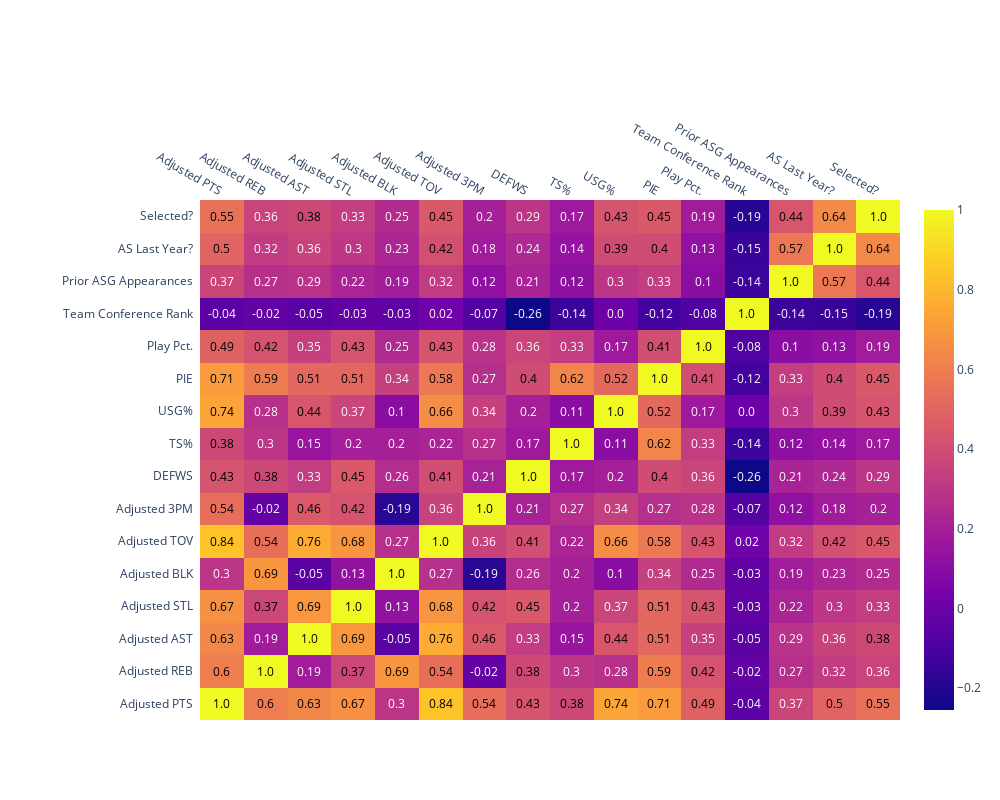

Write notebook code for a chart like this one.
### Code cell
# Heat Map to show correlation between different features
import plotly.figure_factory as ff
from plotly.offline import iplot
corrs=df_train.corr()
# Plotting Heatmap to know about Correlation
figure=ff.create_annotated_heatmap(z=corrs.values,x=list(corrs.columns),
    y=list(corrs.index),
    annotation_text=corrs.round(2).values,
    showscale=True)
figure.layout.margin = dict(l=200, t=200)
figure.layout.height = 800
figure.layout.width = 1000
iplot(figure)

### Figure 1 — Plotly figure (JSON) as saved in the notebook; plotly's stock layout.template omitted (floating-point values rounded to 4 significant figures; data arrays with more than 128 entries replaced by an {"elided": "..."} marker saying what was removed)
{"data": [{"colorscale": [[0, "#0d0887"], [0.1111, "#46039f"], [0.2222, "#7201a8"], [0.3333, "#9c179e"], [0.4444, "#bd3786"], [0.5556, "#d8576b"], [0.6667, "#ed7953"], [0.7778, "#fb9f3a"], [0.8889, "#fdca26"], [1, "#f0f921"]], "reversescale": false, "showscale": true, "type": "heatmap", "x": ["Adjusted PTS", "Adjusted REB", "Adjusted AST", "Adjusted STL", "Adjusted BLK", "Adjusted TOV", "Adjusted 3PM", "DEFWS", "TS%", "USG%", "PIE", "Play Pct.", "Team Conference Rank", "Prior ASG Appearances", "AS Last Year?", "Selected?"], "y": ["Adjusted PTS", "Adjusted REB", "Adjusted AST", "Adjusted STL", "Adjusted BLK", "Adjusted TOV", "Adjusted 3PM", "DEFWS", "TS%", "USG%", "PIE", "Play Pct.", "Team Conference Rank", "Prior ASG Appearances", "AS Last Year?", "Selected?"], "z": {"elided": "16x16 float values"}}], "layout": {"annotations": [{"font": {"color": "#000000"}, "showarrow": false, "text": "1.0", "x": "Adjusted PTS", "xref": "x", "y": "Adjusted PTS", "yref": "y"}, {"font": {"color": "#000000"}, "showarrow": false, "text": "0.6", "x": "Adjusted REB", "xref": "x", "y": "Adjusted PTS", "yref": "y"}, {"font": {"color": "#000000"}, "showarrow": false, "text": "0.63", "x": "Adjusted AST", "xref": "x", "y": "Adjusted PTS", "yref": "y"}, {"font": {"color": "#000000"}, "showarrow": false, "text": "0.67", "x": "Adjusted STL", "xref": "x", "y": "Adjusted PTS", "yref": "y"}, {"font": {"color": "#FFFFFF"}, "showarrow": false, "text": "0.3", "x": "Adjusted BLK", "xref": "x", "y": "Adjusted PTS", "yref": "y"}, {"font": {"color": "#000000"}, "showarrow": false, "text": "0.84", "x": "Adjusted TOV", "xref": "x", "y": "Adjusted PTS", "yref": "y"}, {"font": {"color": "#000000"}, "showarrow": false, "text": "0.54", "x": "Adjusted 3PM", "xref": "x", "y": "Adjusted PTS", "yref": "y"}, {"font": {"color": "#000000"}, "showarrow": false, "text": "0.43", "x": "DEFWS", "xref": "x", "y": "Adjusted PTS", "yref": "y"}, {"font": {"color": "#000000"}, "showarrow": false, "text": "0.38", "x": "TS%", "xref": "x", "y": "Adjusted PTS", "yref": "y"}, {"font": {"color": "#000000"}, "showarrow": false, "text": "0.74", "x": "USG%", "xref": "x", "y": "Adjusted PTS", "yref": "y"}, {"font": {"color": "#000000"}, "showarrow": false, "text": "0.71", "x": "PIE", "xref": "x", "y": "Adjusted PTS", "yref": "y"}, {"font": {"color": "#000000"}, "showarrow": false, "text": "0.49", "x": "Play Pct.", "xref": "x", "y": "Adjusted PTS", "yref": "y"}, {"font": {"color": "#FFFFFF"}, "showarrow": false, "text": "-0.04", "x": "Team Conference Rank", "xref": "x", "y": "Adjusted PTS", "yref": "y"}, {"font": {"color": "#FFFFFF"}, "showarrow": false, "text": "0.37", "x": "Prior ASG Appearances", "xref": "x", "y": "Adjusted PTS", "yref": "y"}, {"font": {"color": "#000000"}, "showarrow": false, "text": "0.5", "x": "AS Last Year?", "xref": "x", "y": "Adjusted PTS", "yref": "y"}, {"font": {"color": "#000000"}, "showarrow": false, "text": "0.55", "x": "Selected?", "xref": "x", "y": "Adjusted PTS", "yref": "y"}, {"font": {"color": "#000000"}, "showarrow": false, "text": "0.6", "x": "Adjusted PTS", "xref": "x", "y": "Adjusted REB", "yref": "y"}, {"font": {"color": "#000000"}, "showarrow": false, "text": "1.0", "x": "Adjusted REB", "xref": "x", "y": "Adjusted REB", "yref": "y"}, {"font": {"color": "#FFFFFF"}, "showarrow": false, "text": "0.19", "x": "Adjusted AST", "xref": "x", "y": "Adjusted REB", "yref": "y"}, {"font": {"color": "#000000"}, "showarrow": false, "text": "0.37", "x": "Adjusted STL", "xref": "x", "y": "Adjusted REB", "yref": "y"}, {"font": {"color": "#000000"}, "showarrow": false, "text": "0.69", "x": "Adjusted BLK", "xref": "x", "y": "Adjusted REB", "yref": "y"}, {"font": {"color": "#000000"}, "showarrow": false, "text": "0.54", "x": "Adjusted TOV", "xref": "x", "y": "Adjusted REB", "yref": "y"}, {"font": {"color": "#FFFFFF"}, "showarrow": false, "text": "-0.02", "x": "Adjusted 3PM", "xref": "x", "y": "Adjusted REB", "yref": "y"}, {"font": {"color": "#000000"}, "showarrow": false, "text": "0.38", "x": "DEFWS", "xref": "x", "y": "Adjusted REB", "yref": "y"}, {"font": {"color": "#FFFFFF"}, "showarrow": false, "text": "0.3", "x": "TS%", "xref": "x", "y": "Adjusted REB", "yref": "y"}, {"font": {"color": "#FFFFFF"}, "showarrow": false, "text": "0.28", "x": "USG%", "xref": "x", "y": "Adjusted REB", "yref": "y"}, {"font": {"color": "#000000"}, "showarrow": false, "text": "0.59", "x": "PIE", "xref": "x", "y": "Adjusted REB", "yref": "y"}, {"font": {"color": "#000000"}, "showarrow": false, "text": "0.42", "x": "Play Pct.", "xref": "x", "y": "Adjusted REB", "yref": "y"}, {"font": {"color": "#FFFFFF"}, "showarrow": false, "text": "-0.02", "x": "Team Conference Rank", "xref": "x", "y": "Adjusted REB", "yref": "y"}, {"font": {"color": "#FFFFFF"}, "showarrow": false, "text": "0.27", "x": "Prior ASG Appearances", "xref": "x", "y": "Adjusted REB", "yref": "y"}, {"font": {"color": "#FFFFFF"}, "showarrow": false, "text": "0.32", "x": "AS Last Year?", "xref": "x", "y": "Adjusted REB", "yref": "y"}, {"font": {"color": "#FFFFFF"}, "showarrow": false, "text": "0.36", "x": "Selected?", "xref": "x", "y": "Adjusted REB", "yref": "y"}, {"font": {"color": "#000000"}, "showarrow": false, "text": "0.63", "x": "Adjusted PTS", "xref": "x", "y": "Adjusted AST", "yref": "y"}, {"font": {"color": "#FFFFFF"}, "showarrow": false, "text": "0.19", "x": "Adjusted REB", "xref": "x", "y": "Adjusted AST", "yref": "y"}, {"font": {"color": "#000000"}, "showarrow": false, "text": "1.0", "x": "Adjusted AST", "xref": "x", "y": "Adjusted AST", "yref": "y"}, {"font": {"color": "#000000"}, "showarrow": false, "text": "0.69", "x": "Adjusted STL", "xref": "x", "y": "Adjusted AST", "yref": "y"}, {"font": {"color": "#FFFFFF"}, "showarrow": false, "text": "-0.05", "x": "Adjusted BLK", "xref": "x", "y": "Adjusted AST", "yref": "y"}, {"font": {"color": "#000000"}, "showarrow": false, "text": "0.76", "x": "Adjusted TOV", "xref": "x", "y": "Adjusted AST", "yref": "y"}, {"font": {"color": "#000000"}, "showarrow": false, "text": "0.46", "x": "Adjusted 3PM", "xref": "x", "y": "Adjusted AST", "yref": "y"}, {"font": {"color": "#FFFFFF"}, "showarrow": false, "text": "0.33", "x": "DEFWS", "xref": "x", "y": "Adjusted AST", "yref": "y"}, {"font": {"color": "#FFFFFF"}, "showarrow": false, "text": "0.15", "x": "TS%", "xref": "x", "y": "Adjusted AST", "yref": "y"}, {"font": {"color": "#000000"}, "showarrow": false, "text": "0.44", "x": "USG%", "xref": "x", "y": "Adjusted AST", "yref": "y"}, {"font": {"color": "#000000"}, "showarrow": false, "text": "0.51", "x": "PIE", "xref": "x", "y": "Adjusted AST", "yref": "y"}, {"font": {"color": "#FFFFFF"}, "showarrow": false, "text": "0.35", "x": "Play Pct.", "xref": "x", "y": "Adjusted AST", "yref": "y"}, {"font": {"color": "#FFFFFF"}, "showarrow": false, "text": "-0.05", "x": "Team Conference Rank", "xref": "x", "y": "Adjusted AST", "yref": "y"}, {"font": {"color": "#FFFFFF"}, "showarrow": false, "text": "0.29", "x": "Prior ASG Appearances", "xref": "x", "y": "Adjusted AST", "yref": "y"}, {"font": {"color": "#FFFFFF"}, "showarrow": false, "text": "0.36", "x": "AS Last Year?", "xref": "x", "y": "Adjusted AST", "yref": "y"}, {"font": {"color": "#000000"}, "showarrow": false, "text": "0.38", "x": "Selected?", "xref": "x", "y": "Adjusted AST", "yref": "y"}, {"font": {"color": "#000000"}, "showarrow": false, "text": "0.67", "x": "Adjusted PTS", "xref": "x", "y": "Adjusted STL", "yref": "y"}, {"font": {"color": "#000000"}, "showarrow": false, "text": "0.37", "x": "Adjusted REB", "xref": "x", "y": "Adjusted STL", "yref": "y"}, {"font": {"color": "#000000"}, "showarrow": false, "text": "0.69", "x": "Adjusted AST", "xref": "x", "y": "Adjusted STL", "yref": "y"}, {"font": {"color": "#000000"}, "showarrow": false, "text": "1.0", "x": "Adjusted STL", "xref": "x", "y": "Adjusted STL", "yref": "y"}, {"font": {"color": "#FFFFFF"}, "showarrow": false, "text": "0.13", "x": "Adjusted BLK", "xref": "x", "y": "Adjusted STL", "yref": "y"}, {"font": {"color": "#000000"}, "showarrow": false, "text": "0.68", "x": "Adjusted TOV", "xref": "x", "y": "Adjusted STL", "yref": "y"}, {"font": {"color": "#000000"}, "showarrow": false, "text": "0.42", "x": "Adjusted 3PM", "xref": "x", "y": "Adjusted STL", "yref": "y"}, {"font": {"color": "#000000"}, "showarrow": false, "text": "0.45", "x": "DEFWS", "xref": "x", "y": "Adjusted STL", "yref": "y"}, {"font": {"color": "#FFFFFF"}, "showarrow": false, "text": "0.2", "x": "TS%", "xref": "x", "y": "Adjusted STL", "yref": "y"}, {"font": {"color": "#FFFFFF"}, "showarrow": false, "text": "0.37", "x": "USG%", "xref": "x", "y": "Adjusted STL", "yref": "y"}, {"font": {"color": "#000000"}, "showarrow": false, "text": "0.51", "x": "PIE", "xref": "x", "y": "Adjusted STL", "yref": "y"}, {"font": {"color": "#000000"}, "showarrow": false, "text": "0.43", "x": "Play Pct.", "xref": "x", "y": "Adjusted STL", "yref": "y"}, {"font": {"color": "#FFFFFF"}, "showarrow": false, "text": "-0.03", "x": "Team Conference Rank", "xref": "x", "y": "Adjusted STL", "yref": "y"}, {"font": {"color": "#FFFFFF"}, "showarrow": false, "text": "0.22", "x": "Prior ASG Appearances", "xref": "x", "y": "Adjusted STL", "yref": "y"}, {"font": {"color": "#FFFFFF"}, "showarrow": false, "text": "0.3", "x": "AS Last Year?", "xref": "x", "y": "Adjusted STL", "yref": "y"}, {"font": {"color": "#FFFFFF"}, "showarrow": false, "text": "0.33", "x": "Selected?", "xref": "x", "y": "Adjusted STL", "yref": "y"}, {"font": {"color": "#FFFFFF"}, "showarrow": false, "text": "0.3", "x": "Adjusted PTS", "xref": "x", "y": "Adjusted BLK", "yref": "y"}, {"font": {"color": "#000000"}, "showarrow": false, "text": "0.69", "x": "Adjusted REB", "xref": "x", "y": "Adjusted BLK", "yref": "y"}, {"font": {"color": "#FFFFFF"}, "showarrow": false, "text": "-0.05", "x": "Adjusted AST", "xref": "x", "y": "Adjusted BLK", "yref": "y"}, {"font": {"color": "#FFFFFF"}, "showarrow": false, "text": "0.13", "x": "Adjusted STL", "xref": "x", "y": "Adjusted BLK", "yref": "y"}, {"font": {"color": "#000000"}, "showarrow": false, "text": "1.0", "x": "Adjusted BLK", "xref": "x", "y": "Adjusted BLK", "yref": "y"}, {"font": {"color": "#FFFFFF"}, "showarrow": false, "text": "0.27", "x": "Adjusted TOV", "xref": "x", "y": "Adjusted BLK", "yref": "y"}, {"font": {"color": "#FFFFFF"}, "showarrow": false, "text": "-0.19", "x": "Adjusted 3PM", "xref": "x", "y": "Adjusted BLK", "yref": "y"}, {"font": {"color": "#FFFFFF"}, "showarrow": false, "text": "0.26", "x": "DEFWS", "xref": "x", "y": "Adjusted BLK", "yref": "y"}, {"font": {"color": "#FFFFFF"}, "showarrow": false, "text": "0.2", "x": "TS%", "xref": "x", "y": "Adjusted BLK", "yref": "y"}, {"font": {"color": "#FFFFFF"}, "showarrow": false, "text": "0.1", "x": "USG%", "xref": "x", "y": "Adjusted BLK", "yref": "y"}, {"font": {"color": "#FFFFFF"}, "showarrow": false, "text": "0.34", "x": "PIE", "xref": "x", "y": "Adjusted BLK", "yref": "y"}, {"font": {"color": "#FFFFFF"}, "showarrow": false, "text": "0.25", "x": "Play Pct.", "xref": "x", "y": "Adjusted BLK", "yref": "y"}, {"font": {"color": "#FFFFFF"}, "showarrow": false, "text": "-0.03", "x": "Team Conference Rank", "xref": "x", "y": "Adjusted BLK", "yref": "y"}, {"font": {"color": "#FFFFFF"}, "showarrow": false, "text": "0.19", "x": "Prior ASG Appearances", "xref": "x", "y": "Adjusted BLK", "yref": "y"}, {"font": {"color": "#FFFFFF"}, "showarrow": false, "text": "0.23", "x": "AS Last Year?", "xref": "x", "y": "Adjusted BLK", "yref": "y"}, {"font": {"color": "#FFFFFF"}, "showarrow": false, "text": "0.25", "x": "Selected?", "xref": "x", "y": "Adjusted BLK", "yref": "y"}, {"font": {"color": "#000000"}, "showarrow": false, "text": "0.84", "x": "Adjusted PTS", "xref": "x", "y": "Adjusted TOV", "yref": "y"}, {"font": {"color": "#000000"}, "showarrow": false, "text": "0.54", "x": "Adjusted REB", "xref": "x", "y": "Adjusted TOV", "yref": "y"}, {"font": {"color": "#000000"}, "showarrow": false, "text": "0.76", "x": "Adjusted AST", "xref": "x", "y": "Adjusted TOV", "yref": "y"}, {"font": {"color": "#000000"}, "showarrow": false, "text": "0.68", "x": "Adjusted STL", "xref": "x", "y": "Adjusted TOV", "yref": "y"}, {"font": {"color": "#FFFFFF"}, "showarrow": false, "text": "0.27", "x": "Adjusted BLK", "xref": "x", "y": "Adjusted TOV", "yref": "y"}, {"font": {"color": "#000000"}, "showarrow": false, "text": "1.0", "x": "Adjusted TOV", "xref": "x", "y": "Adjusted TOV", "yref": "y"}, {"font": {"color": "#FFFFFF"}, "showarrow": false, "text": "0.36", "x": "Adjusted 3PM", "xref": "x", "y": "Adjusted TOV", "yref": "y"}, {"font": {"color": "#000000"}, "showarrow": false, "text": "0.41", "x": "DEFWS", "xref": "x", "y": "Adjusted TOV", "yref": "y"}, {"font": {"color": "#FFFFFF"}, "showarrow": false, "text": "0.22", "x": "TS%", "xref": "x", "y": "Adjusted TOV", "yref": "y"}, {"font": {"color": "#000000"}, "showarrow": false, "text": "0.66", "x": "USG%", "xref": "x", "y": "Adjusted TOV", "yref": "y"}, {"font": {"color": "#000000"}, "showarrow": false, "text": "0.58", "x": "PIE", "xref": "x", "y": "Adjusted TOV", "yref": "y"}, {"font": {"color": "#000000"}, "showarrow": false, "text": "0.43", "x": "Play Pct.", "xref": "x", "y": "Adjusted TOV", "yref": "y"}, {"font": {"color": "#FFFFFF"}, "showarrow": false, "text": "0.02", "x": "Team Conference Rank", "xref": "x", "y": "Adjusted TOV", "yref": "y"}, {"font": {"color": "#FFFFFF"}, "showarrow": false, "text": "0.32", "x": "Prior ASG Appearances", "xref": "x", "y": "Adjusted TOV", "yref": "y"}, {"font": {"color": "#000000"}, "showarrow": false, "text": "0.42", "x": "AS Last Year?", "xref": "x", "y": "Adjusted TOV", "yref": "y"}, {"font": {"color": "#000000"}, "showarrow": false, "text": "0.45", "x": "Selected?", "xref": "x", "y": "Adjusted TOV", "yref": "y"}, {"font": {"color": "#000000"}, "showarrow": false, "text": "0.54", "x": "Adjusted PTS", "xref": "x", "y": "Adjusted 3PM", "yref": "y"}, {"font": {"color": "#FFFFFF"}, "showarrow": false, "text": "-0.02", "x": "Adjusted REB", "xref": "x", "y": "Adjusted 3PM", "yref": "y"}, {"font": {"color": "#000000"}, "showarrow": false, "text": "0.46", "x": "Adjusted AST", "xref": "x", "y": "Adjusted 3PM", "yref": "y"}, {"font": {"color": "#000000"}, "showarrow": false, "text": "0.42", "x": "Adjusted STL", "xref": "x", "y": "Adjusted 3PM", "yref": "y"}, {"font": {"color": "#FFFFFF"}, "showarrow": false, "text": "-0.19", "x": "Adjusted BLK", "xref": "x", "y": "Adjusted 3PM", "yref": "y"}, {"font": {"color": "#FFFFFF"}, "showarrow": false, "text": "0.36", "x": "Adjusted TOV", "xref": "x", "y": "Adjusted 3PM", "yref": "y"}, {"font": {"color": "#000000"}, "showarrow": false, "text": "1.0", "x": "Adjusted 3PM", "xref": "x", "y": "Adjusted 3PM", "yref": "y"}, {"font": {"color": "#FFFFFF"}, "showarrow": false, "text": "0.21", "x": "DEFWS", "xref": "x", "y": "Adjusted 3PM", "yref": "y"}, {"font": {"color": "#FFFFFF"}, "showarrow": false, "text": "0.27", "x": "TS%", "xref": "x", "y": "Adjusted 3PM", "yref": "y"}, {"font": {"color": "#FFFFFF"}, "showarrow": false, "text": "0.34", "x": "USG%", "xref": "x", "y": "Adjusted 3PM", "yref": "y"}, {"font": {"color": "#FFFFFF"}, "showarrow": false, "text": "0.27", "x": "PIE", "xref": "x", "y": "Adjusted 3PM", "yref": "y"}, {"font": {"color": "#FFFFFF"}, "showarrow": false, "text": "0.28", "x": "Play Pct.", "xref": "x", "y": "Adjusted 3PM", "yref": "y"}, {"font": {"color": "#FFFFFF"}, "showarrow": false, "text": "-0.07", "x": "Team Conference Rank", "xref": "x", "y": "Adjusted 3PM", "yref": "y"}, {"font": {"color": "#FFFFFF"}, "showarrow": false, "text": "0.12", "x": "Prior ASG Appearances", "xref": "x", "y": "Adjusted 3PM", "yref": "y"}, {"font": {"color": "#FFFFFF"}, "showarrow": false, "text": "0.18", "x": "AS Last Year?", "xref": "x", "y": "Adjusted 3PM", "yref": "y"}, {"font": {"color": "#FFFFFF"}, "showarrow": false, "text": "0.2", "x": "Selected?", "xref": "x", "y": "Adjusted 3PM", "yref": "y"}, {"font": {"color": "#000000"}, "showarrow": false, "text": "0.43", "x": "Adjusted PTS", "xref": "x", "y": "DEFWS", "yref": "y"}, {"font": {"color": "#000000"}, "showarrow": false, "text": "0.38", "x": "Adjusted REB", "xref": "x", "y": "DEFWS", "yref": "y"}, {"font": {"color": "#FFFFFF"}, "showarrow": false, "text": "0.33", "x": "Adjusted AST", "xref": "x", "y": "DEFWS", "yref": "y"}, {"font": {"color": "#000000"}, "showarrow": false, "text": "0.45", "x": "Adjusted STL", "xref": "x", "y": "DEFWS", "yref": "y"}, {"font": {"color": "#FFFFFF"}, "showarrow": false, "text": "0.26", "x": "Adjusted BLK", "xref": "x", "y": "DEFWS", "yref": "y"}, {"font": {"color": "#000000"}, "showarrow": false, "text": "0.41", "x": "Adjusted TOV", "xref": "x", "y": "DEFWS", "yref": "y"}, {"font": {"color": "#FFFFFF"}, "showarrow": false, "text": "0.21", "x": "Adjusted 3PM", "xref": "x", "y": "DEFWS", "yref": "y"}, {"font": {"color": "#000000"}, "showarrow": false, "text": "1.0", "x": "DEFWS", "xref": "x", "y": "DEFWS", "yref": "y"}, {"font": {"color": "#FFFFFF"}, "showarrow": false, "text": "0.17", "x": "TS%", "xref": "x", "y": "DEFWS", "yref": "y"}, {"font": {"color": "#FFFFFF"}, "showarrow": false, "text": "0.2", "x": "USG%", "xref": "x", "y": "DEFWS", "yref": "y"}, {"font": {"color": "#000000"}, "showarrow": false, "text": "0.4", "x": "PIE", "xref": "x", "y": "DEFWS", "yref": "y"}, {"font": {"color": "#FFFFFF"}, "showarrow": false, "text": "0.36", "x": "Play Pct.", "xref": "x", "y": "DEFWS", "yref": "y"}, {"font": {"color": "#FFFFFF"}, "showarrow": false, "text": "-0.26", "x": "Team Conference Rank", "xref": "x", "y": "DEFWS", "yref": "y"}, {"font": {"color": "#FFFFFF"}, "showarrow": false, "text": "0.21", "x": "Prior ASG Appearances", "xref": "x", "y": "DEFWS", "yref": "y"}, {"font": {"color": "#FFFFFF"}, "showarrow": false, "text": "0.24", "x": "AS Last Year?", "xref": "x", "y": "DEFWS", "yref": "y"}, {"font": {"color": "#FFFFFF"}, "showarrow": false, "text": "0.29", "x": "Selected?", "xref": "x", "y": "DEFWS", "yref": "y"}, {"font": {"color": "#000000"}, "showarrow": false, "text": "0.38", "x": "Adjusted PTS", "xref": "x", "y": "TS%", "yref": "y"}, {"font": {"color": "#FFFFFF"}, "showarrow": false, "text": "0.3", "x": "Adjusted REB", "xref": "x", "y": "TS%", "yref": "y"}, {"font": {"color": "#FFFFFF"}, "showarrow": false, "text": "0.15", "x": "Adjusted AST", "xref": "x", "y": "TS%", "yref": "y"}, {"font": {"color": "#FFFFFF"}, "showarrow": false, "text": "0.2", "x": "Adjusted STL", "xref": "x", "y": "TS%", "yref": "y"}, {"font": {"color": "#FFFFFF"}, "showarrow": false, "text": "0.2", "x": "Adjusted BLK", "xref": "x", "y": "TS%", "yref": "y"}, {"font": {"color": "#FFFFFF"}, "showarrow": false, "text": "0.22", "x": "Adjusted TOV", "xref": "x", "y": "TS%", "yref": "y"}, {"font": {"color": "#FFFFFF"}, "showarrow": false, "text": "0.27", "x": "Adjusted 3PM", "xref": "x", "y": "TS%", "yref": "y"}, {"font": {"color": "#FFFFFF"}, "showarrow": false, "text": "0.17", "x": "DEFWS", "xref": "x", "y": "TS%", "yref": "y"}, {"font": {"color": "#000000"}, "showarrow": false, "text": "1.0", "x": "TS%", "xref": "x", "y": "TS%", "yref": "y"}, {"font": {"color": "#FFFFFF"}, "showarrow": false, "text": "0.11", "x": "USG%", "xref": "x", "y": "TS%", "yref": "y"}, {"font": {"color": "#000000"}, "showarrow": false, "text": "0.62", "x": "PIE", "xref": "x", "y": "TS%", "yref": "y"}, {"font": {"color": "#FFFFFF"}, "showarrow": false, "text": "0.33", "x": "Play Pct.", "xref": "x", "y": "TS%", "yref": "y"}, {"font": {"color": "#FFFFFF"}, "showarrow": false, "text": "-0.14", "x": "Team Conference Rank", "xref": "x", "y": "TS%", "yref": "y"}, {"font": {"color": "#FFFFFF"}, "showarrow": false, "text": "0.12", "x": "Prior ASG Appearances", "xref": "x", "y": "TS%", "yref": "y"}, {"font": {"color": "#FFFFFF"}, "showarrow": false, "text": "0.14", "x": "AS Last Year?", "xref": "x", "y": "TS%", "yref": "y"}, {"font": {"color": "#FFFFFF"}, "showarrow": false, "text": "0.17", "x": "Selected?", "xref": "x", "y": "TS%", "yref": "y"}, {"font": {"color": "#000000"}, "showarrow": false, "text": "0.74", "x": "Adjusted PTS", "xref": "x", "y": "USG%", "yref": "y"}, {"font": {"color": "#FFFFFF"}, "showarrow": false, "text": "0.28", "x": "Adjusted REB", "xref": "x", "y": "USG%", "yref": "y"}, {"font": {"color": "#000000"}, "showarrow": false, "text": "0.44", "x": "Adjusted AST", "xref": "x", "y": "USG%", "yref": "y"}, {"font": {"color": "#FFFFFF"}, "showarrow": false, "text": "0.37", "x": "Adjusted STL", "xref": "x", "y": "USG%", "yref": "y"}, {"font": {"color": "#FFFFFF"}, "showarrow": false, "text": "0.1", "x": "Adjusted BLK", "xref": "x", "y": "USG%", "yref": "y"}, {"font": {"color": "#000000"}, "showarrow": false, "text": "0.66", "x": "Adjusted TOV", "xref": "x", "y": "USG%", "yref": "y"}, {"font": {"color": "#FFFFFF"}, "showarrow": false, "text": "0.34", "x": "Adjusted 3PM", "xref": "x", "y": "USG%", "yref": "y"}, {"font": {"color": "#FFFFFF"}, "showarrow": false, "text": "0.2", "x": "DEFWS", "xref": "x", "y": "USG%", "yref": "y"}, {"font": {"color": "#FFFFFF"}, "showarrow": false, "text": "0.11", "x": "TS%", "xref": "x", "y": "USG%", "yref": "y"}, {"font": {"color": "#000000"}, "showarrow": false, "text": "1.0", "x": "USG%", "xref": "x", "y": "USG%", "yref": "y"}, {"font": {"color": "#000000"}, "showarrow": false, "text": "0.52", "x": "PIE", "xref": "x", "y": "USG%", "yref": "y"}, {"font": {"color": "#FFFFFF"}, "showarrow": false, "text": "0.17", "x": "Play Pct.", "xref": "x", "y": "USG%", "yref": "y"}, {"font": {"color": "#FFFFFF"}, "showarrow": false, "text": "0.0", "x": "Team Conference Rank", "xref": "x", "y": "USG%", "yref": "y"}, {"font": {"color": "#FFFFFF"}, "showarrow": false, "text": "0.3", "x": "Prior ASG Appearances", "xref": "x", "y": "USG%", "yref": "y"}, {"font": {"color": "#000000"}, "showarrow": false, "text": "0.39", "x": "AS Last Year?", "xref": "x", "y": "USG%", "yref": "y"}, {"font": {"color": "#000000"}, "showarrow": false, "text": "0.43", "x": "Selected?", "xref": "x", "y": "USG%", "yref": "y"}, {"font": {"color": "#000000"}, "showarrow": false, "text": "0.71", "x": "Adjusted PTS", "xref": "x", "y": "PIE", "yref": "y"}, {"font": {"color": "#000000"}, "showarrow": false, "text": "0.59", "x": "Adjusted REB", "xref": "x", "y": "PIE", "yref": "y"}, {"font": {"color": "#000000"}, "showarrow": false, "text": "0.51", "x": "Adjusted AST", "xref": "x", "y": "PIE", "yref": "y"}, {"font": {"color": "#000000"}, "showarrow": false, "text": "0.51", "x": "Adjusted STL", "xref": "x", "y": "PIE", "yref": "y"}, {"font": {"color": "#FFFFFF"}, "showarrow": false, "text": "0.34", "x": "Adjusted BLK", "xref": "x", "y": "PIE", "yref": "y"}, {"font": {"color": "#000000"}, "showarrow": false, "text": "0.58", "x": "Adjusted TOV", "xref": "x", "y": "PIE", "yref": "y"}, {"font": {"color": "#FFFFFF"}, "showarrow": false, "text": "0.27", "x": "Adjusted 3PM", "xref": "x", "y": "PIE", "yref": "y"}, {"font": {"color": "#000000"}, "showarrow": false, "text": "0.4", "x": "DEFWS", "xref": "x", "y": "PIE", "yref": "y"}, {"font": {"color": "#000000"}, "showarrow": false, "text": "0.62", "x": "TS%", "xref": "x", "y": "PIE", "yref": "y"}, {"font": {"color": "#000000"}, "showarrow": false, "text": "0.52", "x": "USG%", "xref": "x", "y": "PIE", "yref": "y"}, {"font": {"color": "#000000"}, "showarrow": false, "text": "1.0", "x": "PIE", "xref": "x", "y": "PIE", "yref": "y"}, {"font": {"color": "#000000"}, "showarrow": false, "text": "0.41", "x": "Play Pct.", "xref": "x", "y": "PIE", "yref": "y"}, {"font": {"color": "#FFFFFF"}, "showarrow": false, "text": "-0.12", "x": "Team Conference Rank", "xref": "x", "y": "PIE", "yref": "y"}, {"font": {"color": "#FFFFFF"}, "showarrow": false, "text": "0.33", "x": "Prior ASG Appearances", "xref": "x", "y": "PIE", "yref": "y"}, {"font": {"color": "#000000"}, "showarrow": false, "text": "0.4", "x": "AS Last Year?", "xref": "x", "y": "PIE", "yref": "y"}, {"font": {"color": "#000000"}, "showarrow": false, "text": "0.45", "x": "Selected?", "xref": "x", "y": "PIE", "yref": "y"}, {"font": {"color": "#000000"}, "showarrow": false, "text": "0.49", "x": "Adjusted PTS", "xref": "x", "y": "Play Pct.", "yref": "y"}, {"font": {"color": "#000000"}, "showarrow": false, "text": "0.42", "x": "Adjusted REB", "xref": "x", "y": "Play Pct.", "yref": "y"}, {"font": {"color": "#FFFFFF"}, "showarrow": false, "text": "0.35", "x": "Adjusted AST", "xref": "x", "y": "Play Pct.", "yref": "y"}, {"font": {"color": "#000000"}, "showarrow": false, "text": "0.43", "x": "Adjusted STL", "xref": "x", "y": "Play Pct.", "yref": "y"}, {"font": {"color": "#FFFFFF"}, "showarrow": false, "text": "0.25", "x": "Adjusted BLK", "xref": "x", "y": "Play Pct.", "yref": "y"}, {"font": {"color": "#000000"}, "showarrow": false, "text": "0.43", "x": "Adjusted TOV", "xref": "x", "y": "Play Pct.", "yref": "y"}, {"font": {"color": "#FFFFFF"}, "showarrow": false, "text": "0.28", "x": "Adjusted 3PM", "xref": "x", "y": "Play Pct.", "yref": "y"}, {"font": {"color": "#FFFFFF"}, "showarrow": false, "text": "0.36", "x": "DEFWS", "xref": "x", "y": "Play Pct.", "yref": "y"}, {"font": {"color": "#FFFFFF"}, "showarrow": false, "text": "0.33", "x": "TS%", "xref": "x", "y": "Play Pct.", "yref": "y"}, {"font": {"color": "#FFFFFF"}, "showarrow": false, "text": "0.17", "x": "USG%", "xref": "x", "y": "Play Pct.", "yref": "y"}, {"font": {"color": "#000000"}, "showarrow": false, "text": "0.41", "x": "PIE", "xref": "x", "y": "Play Pct.", "yref": "y"}, {"font": {"color": "#000000"}, "showarrow": false, "text": "1.0", "x": "Play Pct.", "xref": "x", "y": "Play Pct.", "yref": "y"}, {"font": {"color": "#FFFFFF"}, "showarrow": false, "text": "-0.08", "x": "Team Conference Rank", "xref": "x", "y": "Play Pct.", "yref": "y"}, {"font": {"color": "#FFFFFF"}, "showarrow": false, "text": "0.1", "x": "Prior ASG Appearances", "xref": "x", "y": "Play Pct.", "yref": "y"}, {"font": {"color": "#FFFFFF"}, "showarrow": false, "text": "0.13", "x": "AS Last Year?", "xref": "x", "y": "Play Pct.", "yref": "y"}, {"font": {"color": "#FFFFFF"}, "showarrow": false, "text": "0.19", "x": "Selected?", "xref": "x", "y": "Play Pct.", "yref": "y"}, {"font": {"color": "#FFFFFF"}, "showarrow": false, "text": "-0.04", "x": "Adjusted PTS", "xref": "x", "y": "Team Conference Rank", "yref": "y"}, {"font": {"color": "#FFFFFF"}, "showarrow": false, "text": "-0.02", "x": "Adjusted REB", "xref": "x", "y": "Team Conference Rank", "yref": "y"}, {"font": {"color": "#FFFFFF"}, "showarrow": false, "text": "-0.05", "x": "Adjusted AST", "xref": "x", "y": "Team Conference Rank", "yref": "y"}, {"font": {"color": "#FFFFFF"}, "showarrow": false, "text": "-0.03", "x": "Adjusted STL", "xref": "x", "y": "Team Conference Rank", "yref": "y"}, {"font": {"color": "#FFFFFF"}, "showarrow": false, "text": "-0.03", "x": "Adjusted BLK", "xref": "x", "y": "Team Conference Rank", "yref": "y"}, {"font": {"color": "#FFFFFF"}, "showarrow": false, "text": "0.02", "x": "Adjusted TOV", "xref": "x", "y": "Team Conference Rank", "yref": "y"}, {"font": {"color": "#FFFFFF"}, "showarrow": false, "text": "-0.07", "x": "Adjusted 3PM", "xref": "x", "y": "Team Conference Rank", "yref": "y"}, {"font": {"color": "#FFFFFF"}, "showarrow": false, "text": "-0.26", "x": "DEFWS", "xref": "x", "y": "Team Conference Rank", "yref": "y"}, {"font": {"color": "#FFFFFF"}, "showarrow": false, "text": "-0.14", "x": "TS%", "xref": "x", "y": "Team Conference Rank", "yref": "y"}, {"font": {"color": "#FFFFFF"}, "showarrow": false, "text": "0.0", "x": "USG%", "xref": "x", "y": "Team Conference Rank", "yref": "y"}, {"font": {"color": "#FFFFFF"}, "showarrow": false, "text": "-0.12", "x": "PIE", "xref": "x", "y": "Team Conference Rank", "yref": "y"}, {"font": {"color": "#FFFFFF"}, "showarrow": false, "text": "-0.08", "x": "Play Pct.", "xref": "x", "y": "Team Conference Rank", "yref": "y"}, {"font": {"color": "#000000"}, "showarrow": false, "text": "1.0", "x": "Team Conference Rank", "xref": "x", "y": "Team Conference Rank", "yref": "y"}, {"font": {"color": "#FFFFFF"}, "showarrow": false, "text": "-0.14", "x": "Prior ASG Appearances", "xref": "x", "y": "Team Conference Rank", "yref": "y"}, {"font": {"color": "#FFFFFF"}, "showarrow": false, "text": "-0.15", "x": "AS Last Year?", "xref": "x", "y": "Team Conference Rank", "yref": "y"}, {"font": {"color": "#FFFFFF"}, "showarrow": false, "text": "-0.19", "x": "Selected?", "xref": "x", "y": "Team Conference Rank", "yref": "y"}, {"font": {"color": "#FFFFFF"}, "showarrow": false, "text": "0.37", "x": "Adjusted PTS", "xref": "x", "y": "Prior ASG Appearances", "yref": "y"}, {"font": {"color": "#FFFFFF"}, "showarrow": false, "text": "0.27", "x": "Adjusted REB", "xref": "x", "y": "Prior ASG Appearances", "yref": "y"}, {"font": {"color": "#FFFFFF"}, "showarrow": false, "text": "0.29", "x": "Adjusted AST", "xref": "x", "y": "Prior ASG Appearances", "yref": "y"}, {"font": {"color": "#FFFFFF"}, "showarrow": false, "text": "0.22", "x": "Adjusted STL", "xref": "x", "y": "Prior ASG Appearances", "yref": "y"}, {"font": {"color": "#FFFFFF"}, "showarrow": false, "text": "0.19", "x": "Adjusted BLK", "xref": "x", "y": "Prior ASG Appearances", "yref": "y"}, {"font": {"color": "#FFFFFF"}, "showarrow": false, "text": "0.32", "x": "Adjusted TOV", "xref": "x", "y": "Prior ASG Appearances", "yref": "y"}, {"font": {"color": "#FFFFFF"}, "showarrow": false, "text": "0.12", "x": "Adjusted 3PM", "xref": "x", "y": "Prior ASG Appearances", "yref": "y"}, {"font": {"color": "#FFFFFF"}, "showarrow": false, "text": "0.21", "x": "DEFWS", "xref": "x", "y": "Prior ASG Appearances", "yref": "y"}, {"font": {"color": "#FFFFFF"}, "showarrow": false, "text": "0.12", "x": "TS%", "xref": "x", "y": "Prior ASG Appearances", "yref": "y"}, {"font": {"color": "#FFFFFF"}, "showarrow": false, "text": "0.3", "x": "USG%", "xref": "x", "y": "Prior ASG Appearances", "yref": "y"}, {"font": {"color": "#FFFFFF"}, "showarrow": false, "text": "0.33", "x": "PIE", "xref": "x", "y": "Prior ASG Appearances", "yref": "y"}, {"font": {"color": "#FFFFFF"}, "showarrow": false, "text": "0.1", "x": "Play Pct.", "xref": "x", "y": "Prior ASG Appearances", "yref": "y"}, {"font": {"color": "#FFFFFF"}, "showarrow": false, "text": "-0.14", "x": "Team Conference Rank", "xref": "x", "y": "Prior ASG Appearances", "yref": "y"}, {"font": {"color": "#000000"}, "showarrow": false, "text": "1.0", "x": "Prior ASG Appearances", "xref": "x", "y": "Prior ASG Appearances", "yref": "y"}, {"font": {"color": "#000000"}, "showarrow": false, "text": "0.57", "x": "AS Last Year?", "xref": "x", "y": "Prior ASG Appearances", "yref": "y"}, {"font": {"color": "#000000"}, "showarrow": false, "text": "0.44", "x": "Selected?", "xref": "x", "y": "Prior ASG Appearances", "yref": "y"}, {"font": {"color": "#000000"}, "showarrow": false, "text": "0.5", "x": "Adjusted PTS", "xref": "x", "y": "AS Last Year?", "yref": "y"}, {"font": {"color": "#FFFFFF"}, "showarrow": false, "text": "0.32", "x": "Adjusted REB", "xref": "x", "y": "AS Last Year?", "yref": "y"}, {"font": {"color": "#FFFFFF"}, "showarrow": false, "text": "0.36", "x": "Adjusted AST", "xref": "x", "y": "AS Last Year?", "yref": "y"}, {"font": {"color": "#FFFFFF"}, "showarrow": false, "text": "0.3", "x": "Adjusted STL", "xref": "x", "y": "AS Last Year?", "yref": "y"}, {"font": {"color": "#FFFFFF"}, "showarrow": false, "text": "0.23", "x": "Adjusted BLK", "xref": "x", "y": "AS Last Year?", "yref": "y"}, {"font": {"color": "#000000"}, "showarrow": false, "text": "0.42", "x": "Adjusted TOV", "xref": "x", "y": "AS Last Year?", "yref": "y"}, {"font": {"color": "#FFFFFF"}, "showarrow": false, "text": "0.18", "x": "Adjusted 3PM", "xref": "x", "y": "AS Last Year?", "yref": "y"}, {"font": {"color": "#FFFFFF"}, "showarrow": false, "text": "0.24", "x": "DEFWS", "xref": "x", "y": "AS Last Year?", "yref": "y"}, {"font": {"color": "#FFFFFF"}, "showarrow": false, "text": "0.14", "x": "TS%", "xref": "x", "y": "AS Last Year?", "yref": "y"}, {"font": {"color": "#000000"}, "showarrow": false, "text": "0.39", "x": "USG%", "xref": "x", "y": "AS Last Year?", "yref": "y"}, {"font": {"color": "#000000"}, "showarrow": false, "text": "0.4", "x": "PIE", "xref": "x", "y": "AS Last Year?", "yref": "y"}, {"font": {"color": "#FFFFFF"}, "showarrow": false, "text": "0.13", "x": "Play Pct.", "xref": "x", "y": "AS Last Year?", "yref": "y"}, {"font": {"color": "#FFFFFF"}, "showarrow": false, "text": "-0.15", "x": "Team Conference Rank", "xref": "x", "y": "AS Last Year?", "yref": "y"}, {"font": {"color": "#000000"}, "showarrow": false, "text": "0.57", "x": "Prior ASG Appearances", "xref": "x", "y": "AS Last Year?", "yref": "y"}, {"font": {"color": "#000000"}, "showarrow": false, "text": "1.0", "x": "AS Last Year?", "xref": "x", "y": "AS Last Year?", "yref": "y"}, {"font": {"color": "#000000"}, "showarrow": false, "text": "0.64", "x": "Selected?", "xref": "x", "y": "AS Last Year?", "yref": "y"}, {"font": {"color": "#000000"}, "showarrow": false, "text": "0.55", "x": "Adjusted PTS", "xref": "x", "y": "Selected?", "yref": "y"}, {"font": {"color": "#FFFFFF"}, "showarrow": false, "text": "0.36", "x": "Adjusted REB", "xref": "x", "y": "Selected?", "yref": "y"}, {"font": {"color": "#000000"}, "showarrow": false, "text": "0.38", "x": "Adjusted AST", "xref": "x", "y": "Selected?", "yref": "y"}, {"font": {"color": "#FFFFFF"}, "showarrow": false, "text": "0.33", "x": "Adjusted STL", "xref": "x", "y": "Selected?", "yref": "y"}, {"font": {"color": "#FFFFFF"}, "showarrow": false, "text": "0.25", "x": "Adjusted BLK", "xref": "x", "y": "Selected?", "yref": "y"}, {"font": {"color": "#000000"}, "showarrow": false, "text": "0.45", "x": "Adjusted TOV", "xref": "x", "y": "Selected?", "yref": "y"}, {"font": {"color": "#FFFFFF"}, "showarrow": false, "text": "0.2", "x": "Adjusted 3PM", "xref": "x", "y": "Selected?", "yref": "y"}, {"font": {"color": "#FFFFFF"}, "showarrow": false, "text": "0.29", "x": "DEFWS", "xref": "x", "y": "Selected?", "yref": "y"}, {"font": {"color": "#FFFFFF"}, "showarrow": false, "text": "0.17", "x": "TS%", "xref": "x", "y": "Selected?", "yref": "y"}, {"font": {"color": "#000000"}, "showarrow": false, "text": "0.43", "x": "USG%", "xref": "x", "y": "Selected?", "yref": "y"}, {"font": {"color": "#000000"}, "showarrow": false, "text": "0.45", "x": "PIE", "xref": "x", "y": "Selected?", "yref": "y"}, {"font": {"color": "#FFFFFF"}, "showarrow": false, "text": "0.19", "x": "Play Pct.", "xref": "x", "y": "Selected?", "yref": "y"}, {"font": {"color": "#FFFFFF"}, "showarrow": false, "text": "-0.19", "x": "Team Conference Rank", "xref": "x", "y": "Selected?", "yref": "y"}, {"font": {"color": "#000000"}, "showarrow": false, "text": "0.44", "x": "Prior ASG Appearances", "xref": "x", "y": "Selected?", "yref": "y"}, {"font": {"color": "#000000"}, "showarrow": false, "text": "0.64", "x": "AS Last Year?", "xref": "x", "y": "Selected?", "yref": "y"}, {"font": {"color": "#000000"}, "showarrow": false, "text": "1.0", "x": "Selected?", "xref": "x", "y": "Selected?", "yref": "y"}], "height": 800, "margin": {"l": 200, "t": 200}, "width": 1000, "xaxis": {"dtick": 1, "gridcolor": "rgb(0, 0, 0)", "side": "top", "ticks": ""}, "yaxis": {"dtick": 1, "ticks": "", "ticksuffix": "  "}}}
